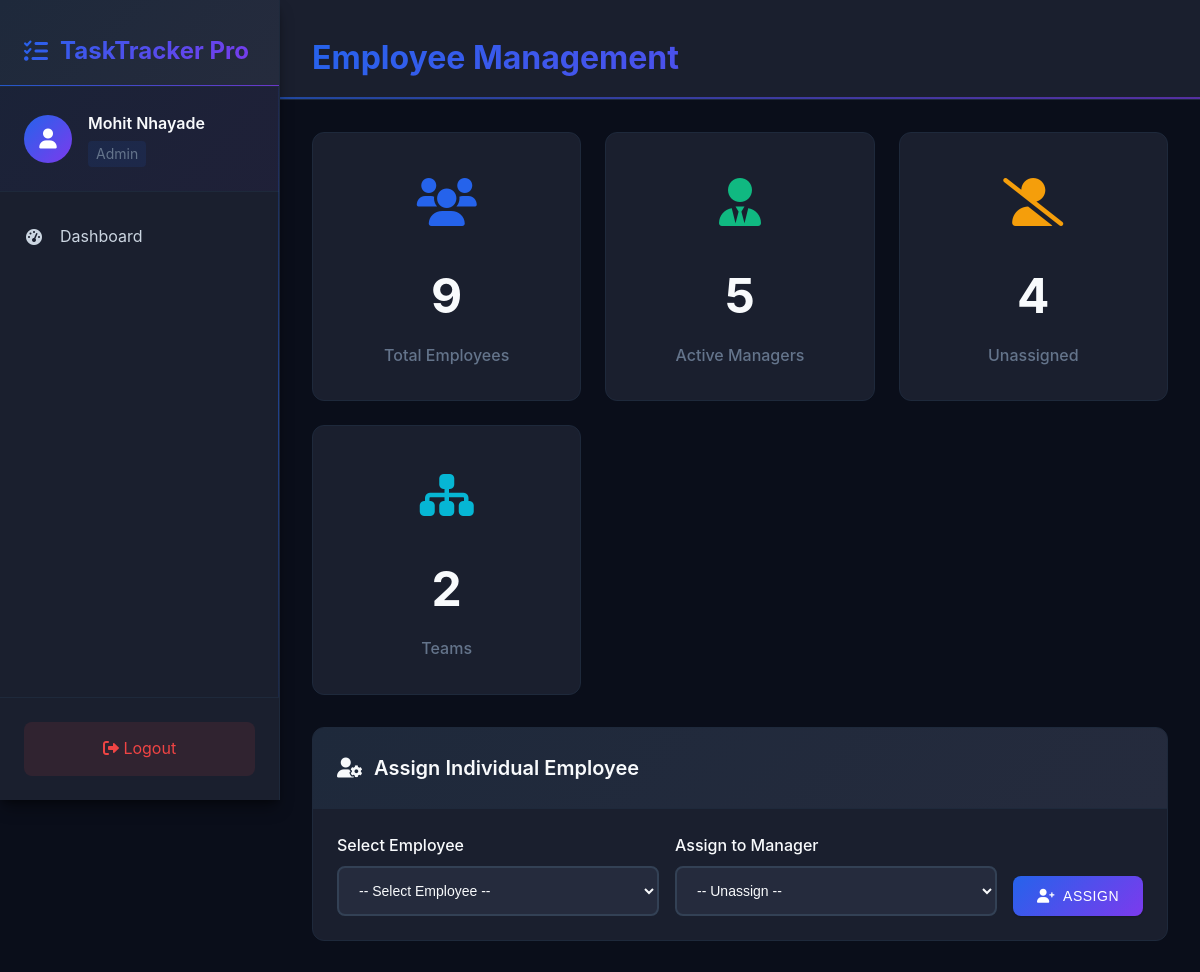
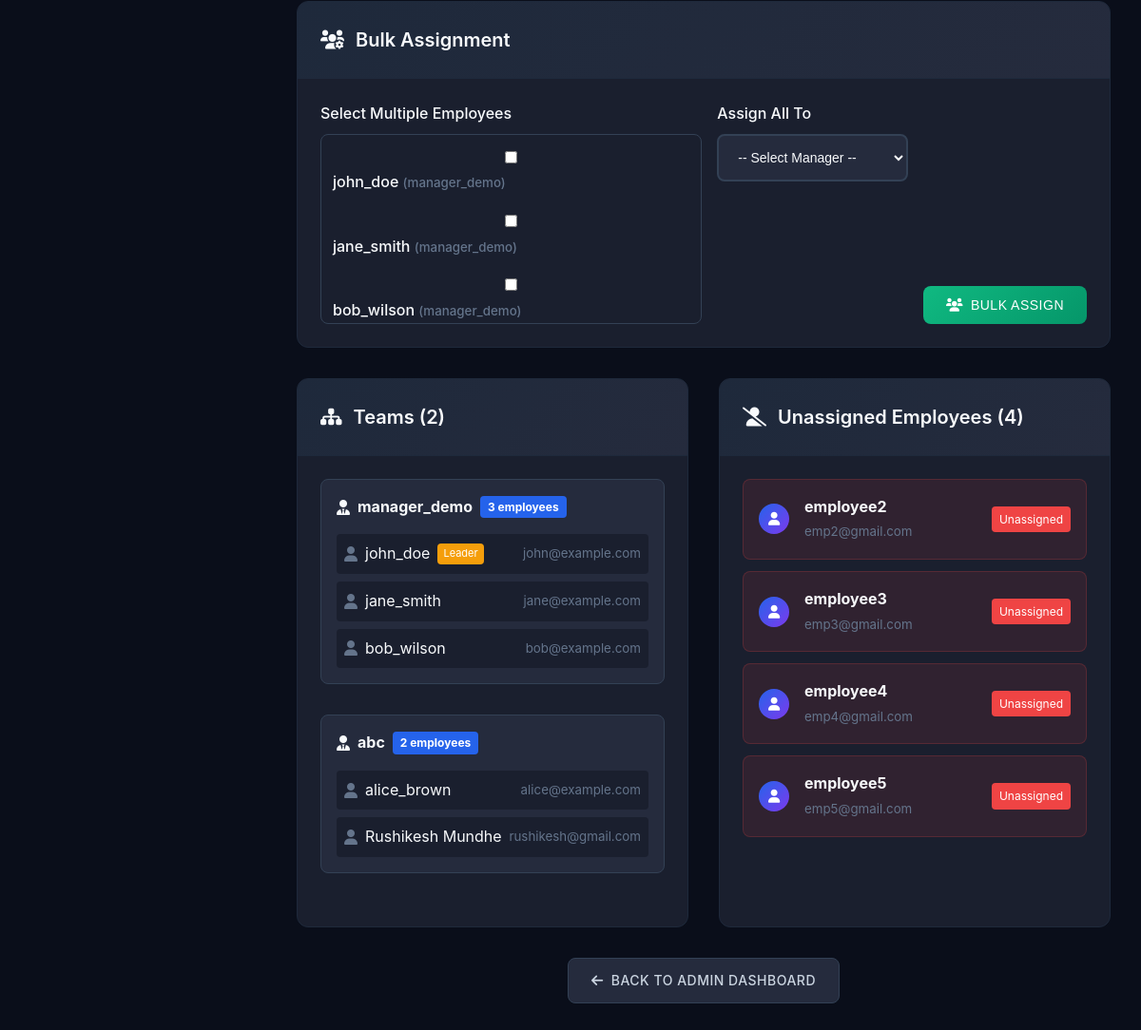
The page /admin/manage_employees (signed in) on the database its author committed (2 pictures, top to bottom).
### models.py (models this page shows, shortened)
class User(db.Model):
    __tablename__ = 'users'
    id = db.Column(db.Integer, primary_key=True)
    username = db.Column(db.String(80), unique=True, nullable=False)
    email = db.Column(db.String(120), unique=True, nullable=False)
    password_hash = db.Column(db.String(255), nullable=False)
    role = db.Column(db.String(50), nullable=False, default='employee')  # admin, manager, employee
    is_active = db.Column(db.Boolean, default=True)
    is_approved = db.Column(db.Boolean, default=False)  # For manager approval
    is_leader = db.Column(db.Boolean, default=False)  # Employee can be promoted to leader
    leader_capacity = db.Column(db.Integer, default=None)  # Max direct reports for leaders
    manager_id = db.Column(db.Integer, db.ForeignKey('users.id'), nullable=True)
    leader_id = db.Column(db.Integer, db.ForeignKey('users.id'), nullable=True)
    direct_reports = db.relationship('User', backref=db.backref('manager', remote_side=[id]), lazy=True, foreign_keys=[manager_id])
    led_employees = db.relationship('User', backref=db.backref('leader', remote_side=[id]), lazy=True, foreign_keys=[leader_id])
    created_tasks = db.relationship('Task', backref='created_by_user', lazy=True, foreign_keys='Task.created_by_id')
    assigned_tasks = db.relationship('Task', backref='assigned_to_user', lazy=True, foreign_keys='Task.assigned_to_id')
    comments = db.relationship('Comment', backref='author_user', lazy=True)
    created_at = db.Column(db.DateTime, default=datetime.utcnow)
    updated_at = db.Column(db.DateTime, default=datetime.utcnow, onupdate=datetime.utcnow)

### routes/admin.py (the view)
@admin_bp.route('/manage_employees')
@role_required('admin')
def manage_employees():
    try:
        employees = User.query.filter_by(role='employee', is_active=True).all()
        managers = User.query.filter_by(role='manager', is_approved=True, is_active=True).all()
        employees_by_manager = {}
        unassigned_employees = []
        for employee in employees:
            if employee.manager_id:
                manager = User.query.get(employee.manager_id)
                if manager:
                    if manager.username not in employees_by_manager:
                        employees_by_manager[manager.username] = {
                            'manager': manager,
                            'employees': []
                        }
                    employees_by_manager[manager.username]['employees'].append(employee)
                else:
                    unassigned_employees.append(employee)
            else:
                unassigned_employees.append(employee)
        return render_template('admin/manage_employees.html',
                             employees=employees,
                             managers=managers,
                             employees_by_manager=employees_by_manager,
                             unassigned_employees=unassigned_employees)
    except Exception as e:
        print(f"Manage employees error: {e}")
        flash('Error loading employee management page.', 'error')
        return redirect(url_for('admin.dashboard'))

### app.py (called while the page is built)
@app.context_processor
def inject_user():
    if 'user_id' in session:
        user = User.query.get(session['user_id'])
        return dict(current_user=user, User=User)
    return dict(current_user=None, User=User)

### routes/auth.py (called while the page is built)
def role_required(role):
    def decorator(f):
        @wraps(f)
        def decorated_function(*args, **kwargs):
            if 'user_id' not in session:
                flash('Please login to access this page.', 'warning')
                return redirect(url_for('auth.login'))
            user = User.query.get(session['user_id'])
            if not user or user.role != role:
                flash('Access denied. Insufficient permissions.', 'error')
                return redirect(url_for('home'))
            if role == 'manager' and not user.is_approved:
                flash('Your account is pending approval.', 'warning')
                return redirect(url_for('auth.logout'))
            return f(*args, **kwargs)
        return decorated_function
    return decorator

### templates/admin/manage_employees.html (shortened to what this page needs)
{% extends "base.html" %}
{% block page_title %}Employee Management{% endblock %}
{% block content %}
<div style="max-width: 1400px; margin: 0 auto;">
    <div class="stats-grid" style="margin-bottom: 2rem;">
        <div class="stat-card">
            <div class="stat-card-icon">
                <i class="fas fa-users"></i>
            </div>
            <div class="stat-card-number">{{ employees|length }}</div>
            <div class="stat-card-label">Total Employees</div>
        </div>
        <div class="stat-card">
            <div class="stat-card-icon">
                <i class="fas fa-user-tie"></i>
            </div>
            <div class="stat-card-number">{{ managers|length }}</div>
            <div class="stat-card-label">Active Managers</div>
        </div>
        <div class="stat-card">
            <div class="stat-card-icon">
                <i class="fas fa-user-slash"></i>
            </div>
            <div class="stat-card-number">{{ unassigned_employees|length }}</div>
            <div class="stat-card-label">Unassigned</div>
        </div>
        <div class="stat-card">
            <div class="stat-card-icon">
                <i class="fas fa-sitemap"></i>
            </div>
            <div class="stat-card-number">{{ employees_by_manager|length }}</div>
            <div class="stat-card-label">Teams</div>
        </div>
    </div>
    <div class="card" style="margin-bottom: 2rem;">
        <div class="card-header">
            <h3 class="card-title">
                <i class="fas fa-user-cog"></i>
                Assign Individual Employee
            </h3>
        </div>
        <div class="card-body">
            <form method="POST" action="{{ url_for('admin.assign_manager') }}">
                <div style="display: grid; grid-template-columns: 1fr 1fr auto; gap: 1rem; align-items: end;">
                    <div class="form-group" style="margin-bottom: 0;">
                        <label for="employee_id">Select Employee</label>
                        <select name="employee_id" id="employee_id" required>
                            <option value="">-- Select Employee --</option>
                        </select>
                    </div>
                    <div class="form-group" style="margin-bottom: 0;">
                        <label for="manager_id">Assign to Manager</label>
                        <select name="manager_id" id="manager_id">
                            <option value="">-- Unassign --</option>
                        </select>
                    </div>
                    <button type="submit" class="btn btn-primary">
                        <i class="fas fa-user-plus"></i> Assign
                    </button>
                </div>
            </form>
        </div>
    </div>
    <div class="card" style="margin-bottom: 2rem;">
        <div class="card-header">
            <h3 class="card-title">
                <i class="fas fa-users-cog"></i>
                Bulk Assignment
            </h3>
        </div>
        <div class="card-body">
            <form method="POST" action="{{ url_for('admin.bulk_assign') }}">
                <div style="display: grid; grid-template-columns: 2fr 1fr auto; gap: 1rem; align-items: start;">
                    <div class="form-group" style="margin-bottom: 0;">
                        <label>Select Multiple Employees</label>
                        <div style="max-height: 200px; overflow-y: auto; border: 1px solid var(--border-light); border-radius: var(--radius-md); padding: 0.5rem;">
                            {% for employee in employees %}
                            <label style="display: block; padding: 0.25rem; cursor: pointer; border-radius: var(--radius-sm); transition: background 0.2s;">
                                <input type="checkbox" name="employee_ids" value="{{ employee.id }}" style="margin-right: 0.5rem;">
                                {{ employee.username }}
                                {% if employee.manager_id %}
                                    <small style="color: var(--text-muted);">({{ employee.manager.username if employee.manager else 'Unknown' }})</small>
                                {% else %}
                                    <small style="color: var(--warning);">(Unassigned)</small>
                                {% endif %}
                            </label>
                            {% endfor %}
                        </div>
                    </div>
                    <div class="form-group" style="margin-bottom: 0;">
                        <label for="bulk_manager_id">Assign All To</label>
                        <select name="manager_id" id="bulk_manager_id" required>
                            <option value="">-- Select Manager --</option>
                        </select>
                    </div>
                    <div style="align-self: end;">
                        <button type="submit" class="btn btn-success">
                            <i class="fas fa-users"></i> Bulk Assign
                        </button>
                    </div>
                </div>
            </form>
        </div>
    </div>
    <div style="display: grid; grid-template-columns: 1fr 1fr; gap: 2rem;">
        <div class="card">
            <div class="card-header">
                <h3 class="card-title">
                    <i class="fas fa-sitemap"></i>
                    Teams ({{ employees_by_manager|length }})
                </h3>
            </div>
            <div class="card-body">
                {% if employees_by_manager %}
                    {% for manager_name, team_data in employees_by_manager.items() %}
                    <div style="margin-bottom: 2rem; padding: 1rem; background: var(--tertiary-bg); border-radius: var(--radius-md); border: 1px solid var(--border-light);">
                        <div style="display: flex; align-items: center; justify-content: between; margin-bottom: 1rem;">
                            <h4 style="margin: 0; color: var(--text-primary); display: flex; align-items: center; gap: 0.5rem;">
                                <i class="fas fa-user-tie"></i>
                                {{ manager_name }}
                                <span style="background: var(--accent-blue); color: white; padding: 0.125rem 0.5rem; border-radius: var(--radius-sm); font-size: 0.75rem;">
                                    {{ team_data.employees|length }} employees
                                </span>
                            </h4>
                        </div>
                        <div style="display: grid; gap: 0.5rem;">
                            {% for employee in team_data.employees %}
                            <div style="display: flex; align-items: center; justify-content: space-between; padding: 0.5rem; background: var(--secondary-bg); border-radius: var(--radius-sm);">
                                <div style="display: flex; align-items: center; gap: 0.5rem;">
                                    <i class="fas fa-user" style="color: var(--text-muted);"></i>
                                    <span style="color: var(--text-primary);">{{ employee.username }}</span>
                                    {% if employee.is_leader %}
                                    <span style="background: var(--warning); color: white; padding: 0.125rem 0.375rem; border-radius: var(--radius-sm); font-size: 0.6875rem;">
                                        Leader
                                    </span>
                                    {% endif %}
                                </div>
                                <small style="color: var(--text-muted);">{{ employee.email }}</small>
                            </div>
                            {% endfor %}
                        </div>
                    </div>
                    {% endfor %}
                {% endif %}
            </div>
        </div>
        <div class="card">
            <div class="card-header">
                <h3 class="card-title">
                    <i class="fas fa-user-slash"></i>
                    Unassigned Employees ({{ unassigned_employees|length }})
                </h3>
            </div>
            <div class="card-body">
                {% if unassigned_employees %}
                    {% for employee in unassigned_employees %}
                    <div style="display: flex; align-items: center; justify-content: space-between; padding: 1rem; background: rgba(239, 68, 68, 0.1); border-radius: var(--radius-md); margin-bottom: 0.75rem; border: 1px solid rgba(239, 68, 68, 0.2);">
                        <div style="display: flex; align-items: center; gap: 1rem;">
                            <div class="user-avatar" style="width: 32px; height: 32px; font-size: 0.875rem;">
                                <i class="fas fa-user"></i>
                            </div>
                            <div>
                                <strong style="color: var(--text-primary);">{{ employee.username }}</strong>
                                <br>
                                <small style="color: var(--text-muted);">{{ employee.email }}</small>
                            </div>
                        </div>
                        <span style="background: var(--error); color: white; padding: 0.25rem 0.5rem; border-radius: var(--radius-sm); font-size: 0.75rem;">
                            Unassigned
                        </span>
                    </div>
                    {% endfor %}
                {% endif %}
            </div>
        </div>
    </div>
    <div style="text-align: center; margin-top: 2rem;">
        <a href="{{ url_for('admin.dashboard') }}" class="btn btn-secondary">
            <i class="fas fa-arrow-left"></i> Back to Admin Dashboard
        </a>
    </div>
</div>
{% endblock %}

### templates/base.html (shortened to what this page needs)
<!DOCTYPE html>
<html lang="en">
<head>
    <link rel="stylesheet" href="{{ url_for('static', filename='css/styles.css') }}">
    <link href="https://cdnjs.cloudflare.com/ajax/libs/font-awesome/6.0.0/css/all.min.css" rel="stylesheet">
</head>
<body>
    <div class="app-container">
        {% if session.get('user_id') %}
        <nav class="sidebar">
            <div class="sidebar-header">
                <h2 class="logo">
                    <i class="fas fa-tasks"></i>
                    TaskTracker Pro
                </h2>
            </div>
            <div class="user-info">
                <div class="user-avatar">
                    <i class="fas fa-user"></i>
                </div>
                <div class="user-details">
                    <span class="username">{{ session.get('username', 'User') }}</span>
                    <span class="user-role">{{ session.get('role', 'user')|title }}</span>
                </div>
            </div>
            <ul class="nav-menu">
                {% if session.get('role') == 'admin' %}
                <li><a href="{{ url_for('admin.dashboard') }}" class="nav-link">
                    <i class="fas fa-tachometer-alt"></i> Dashboard
                </a></li>
                {% endif %}
            </ul>
            <div class="sidebar-footer">
                <a href="{{ url_for('auth.logout') }}" class="logout-btn">
                    <span><i class="fas fa-sign-out-alt"></i> Logout</span>
                </a>
            </div>
        </nav>
        {% endif %}
        <main class="main-content {% if not session.get('user_id') %}no-sidebar{% endif %}">
            <div class="content-header">
                {% block header %}
                <h1>{% block page_title %}Task Tracker{% endblock %}</h1>
                {% endblock %}
            </div>
            <div class="content-body">
                {% block content %}{% endblock %}
            </div>
        </main>
    </div>
</body>
</html>

### rows shown on the page
User: get "Mohit Nhayade", get "Admin"
User: username "john_doe", manager "manager_demo", is_leader "Leader", email "john@example.com"
User: username "jane_smith", manager "manager_demo", email "jane@example.com"
User: username "bob_wilson", manager "manager_demo", email "bob@example.com"
User: username "manager_demo", employees|length "3"
User: username "abc", employees|length "2"
User: username "alice_brown", email "alice@example.com"
User: username "Rushikesh Mundhe", email "rushikesh@gmail.com"
User: username "employee2", email "emp2@gmail.com"
User: username "employee3", email "emp3@gmail.com"
User: username "employee4", email "emp4@gmail.com"
User: username "employee5", email "emp5@gmail.com"

### other values the page prints
{{ employees|length }} "9"
{{ managers|length }} "5"
{{ unassigned_employees|length }} "4"
{{ employees_by_manager|length }} "2"
